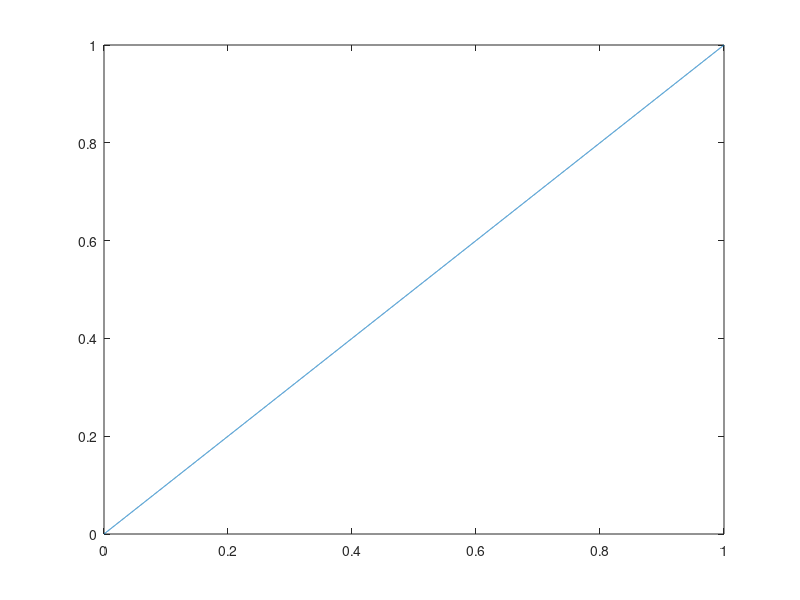

Write MATLAB code to recreate this figure. (Note: this script raises an error after producing the figure.)
clear
close all
clc

n = 101;

f = 'x';
f = inline(f);
x = linspace(0,1,n+1);
x = x(1:n);
F = f;
f = f(x);
f = f;



X = 0:0.0001:1;
%X = [0 1/4 1/2 3/4];
%X = x;



a0 = plot(X,F(X));
hold on
N = length(X);
A = zeros(1,N);
[C,A] = myDFT(f,X);
A = real(A);
a1 = plot(X(1:end-1),A(1:end-1));

M0 = "Original function";
M1 = "Approximation";
legend([a0,a1], [M0,M1]);